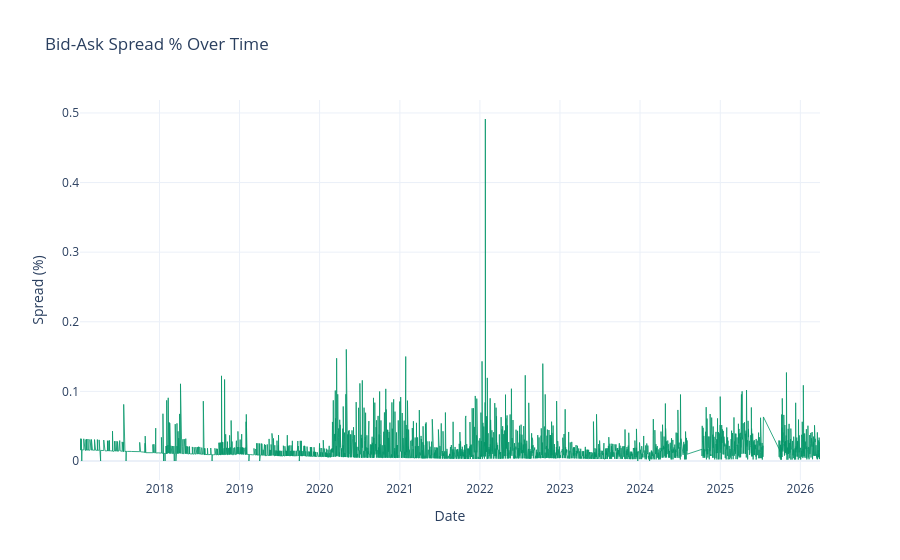

Notebook cell for this chart:
### Code cell
fig = go.Figure()
fig.add_trace(go.Scatter(x=df['quote_datetime'], y=df['spread_pct'], name='Spread %', line=dict(color='#059669', width=0.8)))
fig.update_layout(title='Bid-Ask Spread % Over Time', xaxis_title='Date', yaxis_title='Spread (%)', template='plotly_white')
fig.show()

### Figure 1 — Plotly figure (JSON) as saved in the notebook; plotly's stock layout.template omitted (floating-point values rounded to 4 significant figures; data arrays with more than 128 entries replaced by an {"elided": "..."} marker saying what was removed)
{"data": [{"line": {"color": "#059669", "width": 0.8}, "name": "Spread %", "type": "scatter", "x": {"elided": "15501 str values"}, "y": {"elided": "15501 float values"}}], "layout": {"title": {"text": "Bid-Ask Spread % Over Time"}, "xaxis": {"title": {"text": "Date"}}, "yaxis": {"title": {"text": "Spread (%)"}}}}
